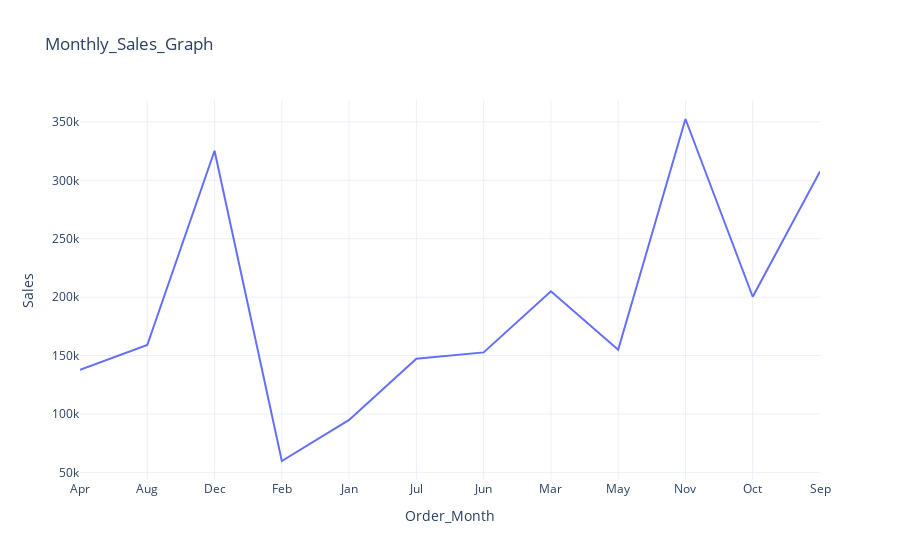

Write notebook code for a chart like this one.
### Code cell
fig.show()

### Figure 1 — Plotly figure (JSON) as saved in the notebook; plotly's stock layout.template omitted (floating-point values rounded to 4 significant figures)
{"data": [{"hovertemplate": "Order_Month=%{x}<br>Sales=%{y}<extra></extra>", "legendgroup": "", "line": {"color": "#636efa", "dash": "solid"}, "marker": {"symbol": "circle"}, "mode": "lines", "name": "", "orientation": "v", "showlegend": false, "type": "scatter", "x": ["Apr", "Aug", "Dec", "Feb", "Jan", "Jul", "Jun", "Mar", "May", "Nov", "Oct", "Sep"], "xaxis": "x", "y": [137800.0, 159000.0, 325300.0, 59750.0, 94920.0, 147200.0, 152700.0, 205000.0, 155000.0, 352500.0, 200300.0, 307600.0], "yaxis": "y"}], "layout": {"legend": {"tracegroupgap": 0}, "title": {"text": "Monthly_Sales_Graph"}, "xaxis": {"anchor": "y", "domain": [0, 1], "title": {"text": "Order_Month"}}, "yaxis": {"anchor": "x", "domain": [0, 1], "title": {"text": "Sales"}}}}
